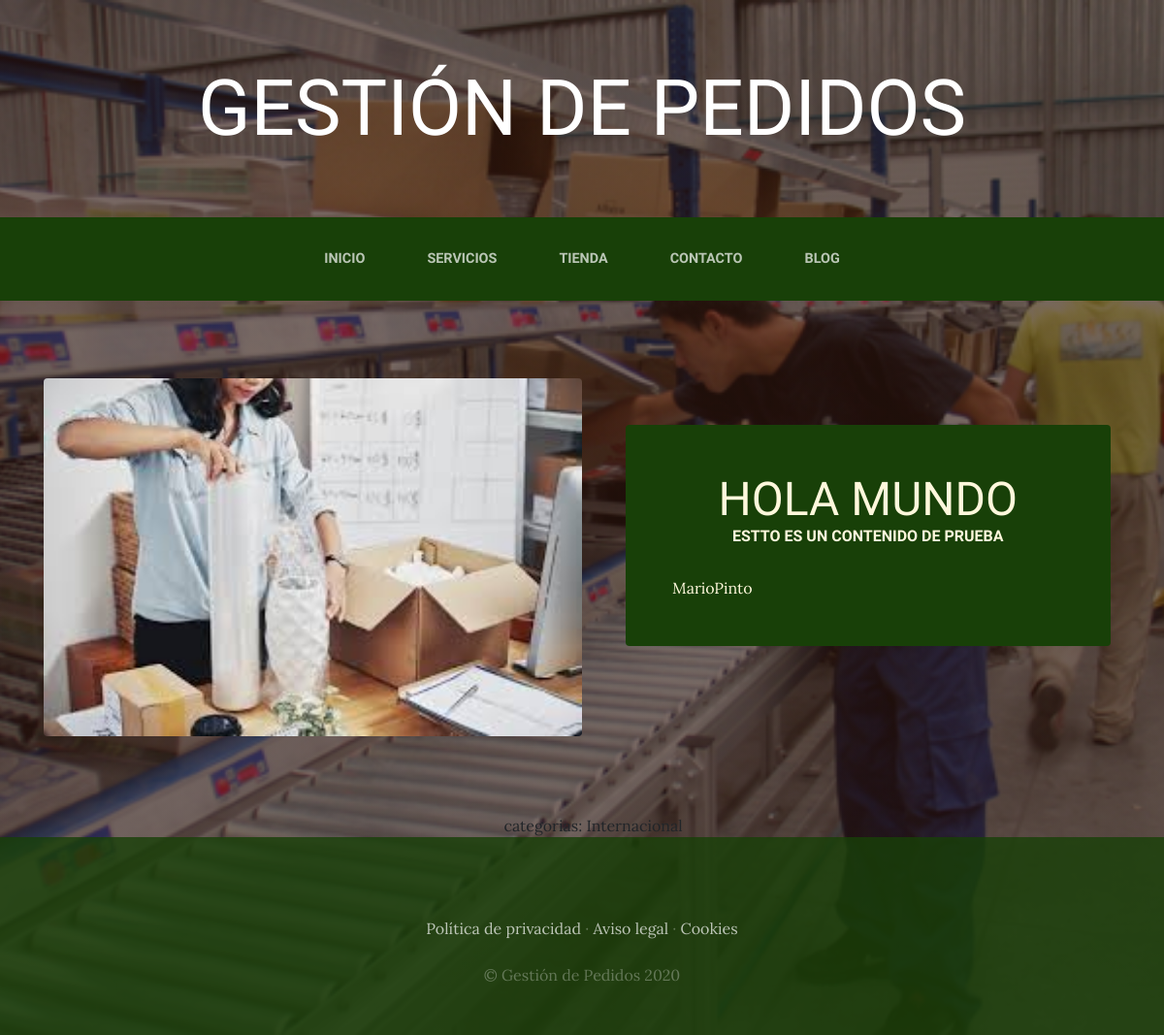
The page /Blog/categoria/4/ on the database its author committed.
### Blog/models.py (models this page shows, shortened)
class Post(models.Model):
    titulo=models.CharField(max_length=50)
    Contenido=models.CharField(max_length=50)
    imagen=models.ImageField(upload_to='blog', null=True, blank=True)
    autor=models.ForeignKey(User, on_delete=models.CASCADE)
    categorias=models.ManyToManyField(Categoria)
    created=models.DateTimeField(auto_now_add=True)
    updated=models.DateTimeField(auto_now_add=True)
    class Meta:
        verbose_name='Blog'
        verbose_name_plural='Blogs'

class Categoria(models.Model):
    nombre=models.CharField(max_length=50)
    created=models.DateTimeField(auto_now_add=True)
    updated=models.DateTimeField(auto_now_add=True)
    class Meta:
        verbose_name='categoria'
        verbose_name_plural='categorias'

### Blog/views.py (the view)
# urls.py: path('categoria/<int:categoria_id>/',Categorias, name="Categoria"),
def Categorias(request, categoria_id):
    categoria=Categoria.objects.get(id=categoria_id)
    posts=Post.objects.filter(categorias=categoria)
    return render(request, "Blog/categorias.html",{'categoria':categoria,"posts":posts})

### Blog/templates/Blog/categorias.html
{% extends 'WebApp1/BASE.html' %}
{% load static %}
{% block content %}
   {% for post in posts  %}
   <section class="page-section clearfix">
      <div class="container">
        <div class="intro">
          <img class="intro-img img-fluid mb-3 mb-lg-0 rounded" src="{{post.imagen.url}}" alt="imagen {{post.titulo}}" style="width: 50%";>
          <div class="intro-text left-0 text-center bg-faded p-5 rounded" >
            <h2 class="section-heading mb-4" >
              <span class="section-heading-lower">{{post.titulo}}</span>
              <span class="section-heading-upper">{{post.Contenido}}</span>
            </h2>
            <div style="text-align: left;" style="font-size: 0.8em;">
              {{post.autor}}
            </div>
          </div>
        </div>
      </div>
    </section>
   {% endfor %}
   <section>
      <dir style="width: 75%; margin:auto; text-align:center">
        categorias:
        {% for post  in posts  %}
           {% for categoria  in post.categorias.all  %}
           {{categoria.nombre}} &nbsp;&nbsp;&nbsp;
           {% endfor %}
        {% endfor %}
      </dir>
   </section>
  {% endblock  %}

### WebApp1/static/WebApp1/css/gestion.css (style rules this page uses)
body { font-family: 'Lora'; background: linear-gradient(rgba(47, 23, 15, 0.65), rgba(47, 23, 15, 0.65)), url("../img/bg_main.jpg"); background-attachment: fixed; background-position: center; background-size: cover; }
h1, h2, h3, h4, h5, h6 { font-family: 'Raleway'; }
.page-section { margin-top: 5rem; margin-bottom: 5rem; }
.section-heading { text-transform: uppercase; }
.section-heading .section-heading-upper { display: block; font-size: 1rem; font-weight: 800; padding-bottom:.5rem; }
.section-heading .section-heading-lower { display: block; font-size: 3rem; font-weight: 100; }
.bg-faded { background-color: rgba(255, 255, 255, 0.85); }
.intro { position: relative; }
@media (min-width: 992px) { .intro .intro-img { width: 75%; float: left; } }
@media (min-width: 992px) { .intro .intro-text { left: 600; width: 60%; margin-top: 3rem; background-color: rgba(24, 64, 8); color: cornsilk; position: absolute; } }
@media (min-width: 1200px) { .intro .intro-text { width: 45%; } }

### rows shown on the page
Post: imagen (picture), titulo "HOLA MUNDO", Contenido "ESTTO ES UN CONTENIDO DE PRUEBA", autor "MarioPinto"
Categoria: nombre "Internacional"
